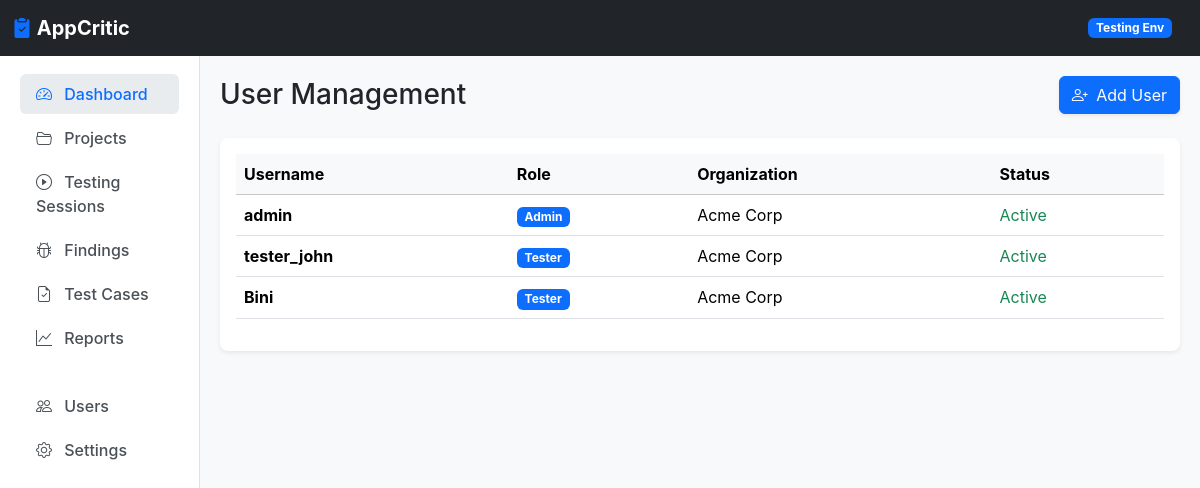
/users/, run on the app's committed database.
### accounts/models.py (models this page shows, shortened)
class User(AbstractUser):
    ROLE_CHOICES = [
        ('ADMIN', 'Admin'),
        ('TESTER', 'Tester'),
        ('DEVELOPER', 'Developer'),
        ('MANAGER', 'Manager'),
        ('EXECUTIVE', 'Executive'),
        ('VIEWER', 'Viewer'),
    ]
    role = models.CharField(max_length=20, choices=ROLE_CHOICES, default='TESTER')
    organization = models.ForeignKey(
        'organizations.Organization',
        on_delete=models.SET_NULL,
        null=True,
        blank=True,
        related_name='users'
    )

### organizations/models.py (models this page shows, shortened)
class Organization(models.Model):
    name = models.CharField(max_length=255)
    description = models.TextField(blank=True)
    logo = models.ImageField(upload_to='org_logos/', null=True, blank=True)
    created_at = models.DateTimeField(auto_now_add=True)

### accounts/decorators.py (the view)
        def wrap(request, *args, **kwargs):
            user = request.user
            if not user.is_authenticated:
                from accounts.models import User
                user = User.objects.first()
            if user and getattr(user, 'role', None) in allowed_roles:
                return view_func(request, *args, **kwargs)
            else:
                raise PermissionDenied

### accounts/views.py (called while the page is built)
@role_required('ADMIN', 'MANAGER')
def user_list(request):
    users = User.objects.all()
    return render(request, 'user_list.html', {'users': users})

### templates/user_list.html (shortened to what this page needs)
{% extends 'base.html' %}
{% block content %}
<div class="d-flex justify-content-between align-items-center mb-4">
    <h2 class="h3 mb-0 text-gray-800">User Management</h2>
    <button class="btn btn-primary shadow-sm" data-bs-toggle="modal" data-bs-target="#createUserModal"><i class="bi bi-person-plus me-1"></i> Add User</button>
</div>
<div class="card shadow-sm">
    <div class="card-body">
        <div class="table-responsive">
            <table class="table table-hover align-middle">
                <thead class="table-light">
                    <tr><th>Username</th><th>Role</th><th>Organization</th><th>Status</th></tr>
                </thead>
                <tbody>
                    {% for u in users %}
                    <tr>
                        <td><strong>{{ u.username }}</strong></td>
                        <td><span class="badge bg-primary">{{ u.get_role_display }}</span></td>
                        <td>{{ u.organization.name|default:"-" }}</td>
                        <td>{% if u.is_active %}<span class="text-success">Active</span>{% else %}<span class="text-danger">Inactive</span>{% endif %}</td>
                    </tr>
                    {% empty %}
                    <tr><td colspan="4" class="text-center py-4 text-muted">No users found.</td></tr>
                    {% endfor %}
                </tbody>
            </table>
        </div>
    </div>
</div>
{% endblock %}

### templates/base.html (style rules this page uses)
body { background-color: #f8f9fa; font-family: 'Inter', system-ui, sans-serif; }
.card { border: none; box-shadow: 0 0.125rem 0.25rem rgba(0, 0, 0, 0.075); border-radius: 8px; }

### data on the page
User: username "admin", role "Admin", organization.name "Acme Corp", is_active "Active"
User: username "tester_john", role "Tester", organization.name "Acme Corp", is_active "Active"
User: username "Bini", role "Tester", organization.name "Acme Corp", is_active "Active"
